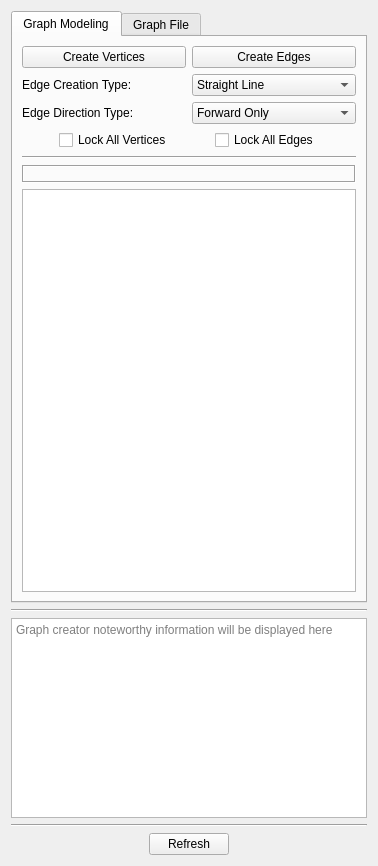
<?xml version="1.0" encoding="UTF-8"?>
<ui version="4.0">
 <class>graphCreatorPanelForm</class>
 <widget class="QWidget" name="graphCreatorPanelForm">
  <property name="geometry">
   <rect>
    <x>0</x>
    <y>0</y>
    <width>378</width>
    <height>866</height>
   </rect>
  </property>
  <property name="windowTitle">
   <string>Form</string>
  </property>
  <layout class="QGridLayout" name="gridLayout">
   <item row="0" column="0">
    <layout class="QVBoxLayout" name="mainVerticalLayout">
     <item>
      <widget class="QTabWidget" name="mainTabWidget">
       <property name="tabShape">
        <enum>QTabWidget::Rounded</enum>
       </property>
       <property name="currentIndex">
        <number>0</number>
       </property>
       <widget class="QWidget" name="graphModelingTab">
        <attribute name="title">
         <string>Graph Modeling</string>
        </attribute>
        <attribute name="toolTip">
         <string>For creating a graph model</string>
        </attribute>
        <layout class="QGridLayout" name="gridLayout_2">
         <item row="0" column="0">
          <layout class="QVBoxLayout" name="graphModelingVerticalLayout">
           <item>
            <layout class="QHBoxLayout" name="modelingModehorizontalLayout">
             <item>
              <widget class="QPushButton" name="createVerticesPushButton">
               <property name="text">
                <string>Create Vertices</string>
               </property>
              </widget>
             </item>
             <item>
              <widget class="QPushButton" name="createEdgesPushButton">
               <property name="text">
                <string>Create Edges</string>
               </property>
              </widget>
             </item>
            </layout>
           </item>
           <item>
            <layout class="QHBoxLayout" name="edgeCreationTypeHorizontalLayout">
             <item>
              <widget class="QLabel" name="edgeCreationTypelabel">
               <property name="text">
                <string>Edge Creation Type:</string>
               </property>
              </widget>
             </item>
             <item>
              <widget class="QComboBox" name="edgeCreationTypeComboBox">
               <property name="toolTip">
                <string>Edge type that will be created between vertices</string>
               </property>
               <property name="statusTip">
                <string/>
               </property>
               <property name="whatsThis">
                <string/>
               </property>
               <property name="currentText">
                <string>Straight Line</string>
               </property>
               <item>
                <property name="text">
                 <string>Straight Line</string>
                </property>
               </item>
               <item>
                <property name="text">
                 <string>Cubic Bezier</string>
                </property>
               </item>
              </widget>
             </item>
            </layout>
           </item>
           <item>
            <layout class="QHBoxLayout" name="edgeDirectionTypeHorizontalLayout">
             <item>
              <widget class="QLabel" name="edgeDirectionTypeLabel">
               <property name="text">
                <string>Edge Direction Type:</string>
               </property>
              </widget>
             </item>
             <item>
              <widget class="QComboBox" name="edgeDirectionTypeComboBox">
               <item>
                <property name="text">
                 <string>Forward Only</string>
                </property>
               </item>
               <item>
                <property name="text">
                 <string>Reverse Only</string>
                </property>
               </item>
               <item>
                <property name="text">
                 <string>Bidirectional</string>
                </property>
               </item>
              </widget>
             </item>
            </layout>
           </item>
           <item>
            <layout class="QHBoxLayout" name="lockVerticesEdgesHorizontalLayout">
             <item>
              <spacer name="horizontalSpacer_2">
               <property name="orientation">
                <enum>Qt::Horizontal</enum>
               </property>
               <property name="sizeHint" stdset="0">
                <size>
                 <width>40</width>
                 <height>20</height>
                </size>
               </property>
              </spacer>
             </item>
             <item>
              <widget class="QCheckBox" name="lockVerticesCheckBox">
               <property name="text">
                <string>Lock All Vertices</string>
               </property>
              </widget>
             </item>
             <item>
              <spacer name="horizontalSpacer">
               <property name="orientation">
                <enum>Qt::Horizontal</enum>
               </property>
               <property name="sizeHint" stdset="0">
                <size>
                 <width>40</width>
                 <height>20</height>
                </size>
               </property>
              </spacer>
             </item>
             <item>
              <widget class="QCheckBox" name="lockEdgesCheckBox">
               <property name="text">
                <string>Lock All Edges</string>
               </property>
              </widget>
             </item>
             <item>
              <spacer name="horizontalSpacer_3">
               <property name="orientation">
                <enum>Qt::Horizontal</enum>
               </property>
               <property name="sizeHint" stdset="0">
                <size>
                 <width>40</width>
                 <height>20</height>
                </size>
               </property>
              </spacer>
             </item>
            </layout>
           </item>
           <item>
            <widget class="Line" name="line">
             <property name="orientation">
              <enum>Qt::Horizontal</enum>
             </property>
            </widget>
           </item>
           <item>
            <widget class="QLabel" name="graphElementTypeLabel">
             <property name="whatsThis">
              <string>Graph element type</string>
             </property>
             <property name="frameShape">
              <enum>QFrame::Box</enum>
             </property>
             <property name="frameShadow">
              <enum>QFrame::Sunken</enum>
             </property>
             <property name="text">
              <string/>
             </property>
             <property name="alignment">
              <set>Qt::AlignCenter</set>
             </property>
            </widget>
           </item>
           <item>
            <widget class="QTableWidget" name="graphElementTableWidget">
             <property name="alternatingRowColors">
              <bool>true</bool>
             </property>
             <attribute name="horizontalHeaderVisible">
              <bool>true</bool>
             </attribute>
             <attribute name="horizontalHeaderStretchLastSection">
              <bool>true</bool>
             </attribute>
             <attribute name="verticalHeaderVisible">
              <bool>false</bool>
             </attribute>
            </widget>
           </item>
          </layout>
         </item>
        </layout>
       </widget>
       <widget class="QWidget" name="graphFileTab">
        <attribute name="title">
         <string>Graph File</string>
        </attribute>
        <attribute name="toolTip">
         <string>For saving and loading graph files</string>
        </attribute>
        <layout class="QGridLayout" name="gridLayout_3">
         <item row="0" column="0">
          <layout class="QVBoxLayout" name="graphFileVerticalLayout">
           <item>
            <layout class="QHBoxLayout" name="graphNameHorizontalLayout">
             <item>
              <widget class="QLabel" name="graphNameLabel">
               <property name="text">
                <string>Graph Name:</string>
               </property>
              </widget>
             </item>
             <item>
              <spacer name="horizontalSpacer_10">
               <property name="orientation">
                <enum>Qt::Horizontal</enum>
               </property>
               <property name="sizeHint" stdset="0">
                <size>
                 <width>40</width>
                 <height>20</height>
                </size>
               </property>
              </spacer>
             </item>
             <item>
              <widget class="QLineEdit" name="graphNameLineEdit"/>
             </item>
            </layout>
           </item>
           <item>
            <layout class="QHBoxLayout" name="horizontalLayout">
             <item>
              <widget class="QLabel" name="graphFileFormatLabel">
               <property name="text">
                <string>Graph File Format:</string>
               </property>
              </widget>
             </item>
             <item>
              <spacer name="horizontalSpacer_11">
               <property name="orientation">
                <enum>Qt::Horizontal</enum>
               </property>
               <property name="sizeType">
                <enum>QSizePolicy::Maximum</enum>
               </property>
               <property name="sizeHint" stdset="0">
                <size>
                 <width>40</width>
                 <height>20</height>
                </size>
               </property>
              </spacer>
             </item>
             <item>
              <widget class="QComboBox" name="graphFileFormatComboBox">
               <property name="sizePolicy">
                <sizepolicy hsizetype="Expanding" vsizetype="Fixed">
                 <horstretch>0</horstretch>
                 <verstretch>0</verstretch>
                </sizepolicy>
               </property>
               <item>
                <property name="text">
                 <string>GML</string>
                </property>
               </item>
               <item>
                <property name="text">
                 <string>GraphML</string>
                </property>
               </item>
              </widget>
             </item>
            </layout>
           </item>
           <item>
            <widget class="Line" name="line_3">
             <property name="orientation">
              <enum>Qt::Horizontal</enum>
             </property>
            </widget>
           </item>
           <item>
            <layout class="QHBoxLayout" name="GraphFileNameHorizontalLayout">
             <item>
              <widget class="QLabel" name="packageNamelabel">
               <property name="text">
                <string>Package Name: </string>
               </property>
              </widget>
             </item>
             <item>
              <spacer name="horizontalSpacer_9">
               <property name="orientation">
                <enum>Qt::Horizontal</enum>
               </property>
               <property name="sizeHint" stdset="0">
                <size>
                 <width>40</width>
                 <height>20</height>
                </size>
               </property>
              </spacer>
             </item>
             <item>
              <widget class="QLineEdit" name="packageNameLineEdit"/>
             </item>
            </layout>
           </item>
           <item>
            <layout class="QHBoxLayout" name="graphFolderHorizontalLayout">
             <item>
              <widget class="QLabel" name="graphFolderLabel">
               <property name="text">
                <string>Graph Folder:</string>
               </property>
              </widget>
             </item>
             <item>
              <spacer name="horizontalSpacer_5">
               <property name="orientation">
                <enum>Qt::Horizontal</enum>
               </property>
               <property name="sizeHint" stdset="0">
                <size>
                 <width>40</width>
                 <height>20</height>
                </size>
               </property>
              </spacer>
             </item>
             <item>
              <widget class="QLineEdit" name="graphFolderLineEdit"/>
             </item>
            </layout>
           </item>
           <item>
            <widget class="Line" name="line_2">
             <property name="orientation">
              <enum>Qt::Horizontal</enum>
             </property>
            </widget>
           </item>
           <item>
            <layout class="QHBoxLayout" name="graphOperationOnHorizontalLayout">
             <item>
              <widget class="QLabel" name="graphAppOperateOnLabel">
               <property name="text">
                <string>Operate on:</string>
               </property>
              </widget>
             </item>
             <item>
              <spacer name="horizontalSpacer_4">
               <property name="orientation">
                <enum>Qt::Horizontal</enum>
               </property>
               <property name="sizeType">
                <enum>QSizePolicy::Minimum</enum>
               </property>
               <property name="sizeHint" stdset="0">
                <size>
                 <width>40</width>
                 <height>20</height>
                </size>
               </property>
              </spacer>
             </item>
             <item>
              <widget class="QComboBox" name="graphAppTypeComboBox">
               <property name="sizePolicy">
                <sizepolicy hsizetype="Expanding" vsizetype="Fixed">
                 <horstretch>0</horstretch>
                 <verstretch>0</verstretch>
                </sizepolicy>
               </property>
               <item>
                <property name="text">
                 <string>Graph Creator</string>
                </property>
               </item>
               <item>
                <property name="text">
                 <string>Graph Server</string>
                </property>
               </item>
              </widget>
             </item>
            </layout>
           </item>
           <item>
            <layout class="QHBoxLayout" name="graphFileOperationsHorizontalLayout">
             <item>
              <spacer name="horizontalSpacer_6">
               <property name="orientation">
                <enum>Qt::Horizontal</enum>
               </property>
               <property name="sizeHint" stdset="0">
                <size>
                 <width>40</width>
                 <height>20</height>
                </size>
               </property>
              </spacer>
             </item>
             <item>
              <widget class="QPushButton" name="loadGraphPushButton">
               <property name="text">
                <string>Load </string>
               </property>
              </widget>
             </item>
             <item>
              <spacer name="loadSaveHorizontalSpacer">
               <property name="orientation">
                <enum>Qt::Horizontal</enum>
               </property>
               <property name="sizeType">
                <enum>QSizePolicy::Expanding</enum>
               </property>
               <property name="sizeHint" stdset="0">
                <size>
                 <width>40</width>
                 <height>20</height>
                </size>
               </property>
              </spacer>
             </item>
             <item>
              <widget class="QPushButton" name="saveGraphPushButton">
               <property name="text">
                <string>Save</string>
               </property>
              </widget>
             </item>
             <item>
              <spacer name="horizontalSpacer_7">
               <property name="orientation">
                <enum>Qt::Horizontal</enum>
               </property>
               <property name="sizeHint" stdset="0">
                <size>
                 <width>40</width>
                 <height>20</height>
                </size>
               </property>
              </spacer>
             </item>
            </layout>
           </item>
          </layout>
         </item>
         <item row="1" column="0">
          <spacer name="verticalSpacer">
           <property name="orientation">
            <enum>Qt::Vertical</enum>
           </property>
           <property name="sizeHint" stdset="0">
            <size>
             <width>20</width>
             <height>40</height>
            </size>
           </property>
          </spacer>
         </item>
        </layout>
       </widget>
      </widget>
     </item>
    </layout>
   </item>
   <item row="1" column="0">
    <widget class="Line" name="line_4">
     <property name="orientation">
      <enum>Qt::Horizontal</enum>
     </property>
    </widget>
   </item>
   <item row="2" column="0">
    <widget class="QTextEdit" name="graphCreatorInfoTextEdit">
     <property name="minimumSize">
      <size>
       <width>0</width>
       <height>20</height>
      </size>
     </property>
     <property name="maximumSize">
      <size>
       <width>16777215</width>
       <height>200</height>
      </size>
     </property>
     <property name="textInteractionFlags">
      <set>Qt::TextSelectableByKeyboard|Qt::TextSelectableByMouse</set>
     </property>
     <property name="placeholderText">
      <string>Graph creator noteworthy information will be displayed here</string>
     </property>
    </widget>
   </item>
   <item row="3" column="0">
    <widget class="Line" name="line_5">
     <property name="orientation">
      <enum>Qt::Horizontal</enum>
     </property>
    </widget>
   </item>
   <item row="4" column="0">
    <layout class="QHBoxLayout" name="horizontalLayout_2">
     <item>
      <spacer name="horizontalSpacer_8">
       <property name="orientation">
        <enum>Qt::Horizontal</enum>
       </property>
       <property name="sizeHint" stdset="0">
        <size>
         <width>40</width>
         <height>20</height>
        </size>
       </property>
      </spacer>
     </item>
     <item>
      <widget class="QPushButton" name="refreshButton">
       <property name="text">
        <string>Refresh</string>
       </property>
      </widget>
     </item>
     <item>
      <spacer name="horizontalSpacer_12">
       <property name="orientation">
        <enum>Qt::Horizontal</enum>
       </property>
       <property name="sizeHint" stdset="0">
        <size>
         <width>40</width>
         <height>20</height>
        </size>
       </property>
      </spacer>
     </item>
    </layout>
   </item>
  </layout>
 </widget>
 <resources/>
 <connections/>
</ui>
